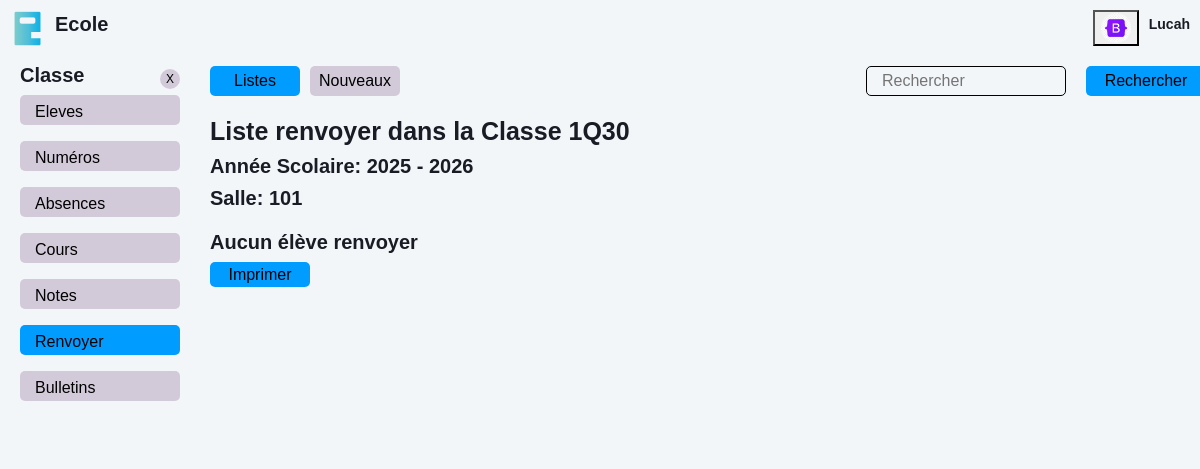
Screenshot of /classes/renvoyer.php?id=4 (signed in) with the database file from the repository.
### tables this page shows
CREATE TABLE `responsable` (
  `responsable_id` int(10) NOT NULL AUTO_INCREMENT,
  `nom_responsable` varchar(100) NOT NULL,
  `prenom_responsable` varchar(100) NOT NULL,
  `username` varchar(100) NOT NULL,
  `password` varchar(100) DEFAULT NULL,
  `compte` varchar(100) NOT NULL,
  `image` varchar(100) DEFAULT NULL,
  PRIMARY KEY (`responsable_id`),
  UNIQUE KEY `username` (`username`)
);

CREATE TABLE `classes` (
  `classe_id` int(10) NOT NULL AUTO_INCREMENT,
  `nom_classe` varchar(100) NOT NULL,
  `niveau` varchar(50) DEFAULT NULL,
  `annee_debut` year(4) DEFAULT NULL,
  `annee_fin` year(4) DEFAULT NULL,
  `salle` varchar(50) DEFAULT NULL,
  PRIMARY KEY (`classe_id`)
);

### classes/renvoyer.php (the view, shortened to what this page needs)
<?php
    require "../back/database.php";
    $id_classe = isset($_GET['id']) ? (int) $_GET['id'] : 0;
    $sql_compte = "SELECT image FROM responsable WHERE responsable_id = ?";
    $stmt_compte = $pdo->prepare($sql_compte);
    $stmt_compte->execute([$_SESSION['responsable_id']]);
    $comptes = $stmt_compte->fetchAll();
    $sql_classes = "SELECT * FROM classes WHERE classe_id = ? ";
    $stmt_classes = $pdo->prepare($sql_classes);
    $stmt_classes->execute([$id_classe]);
    $classes = $stmt_classes->fetchAll();
    $sql_eleves = "SELECT eleve_id, numero, nom_eleve, prenom_eleve, sexe_eleve FROM eleves WHERE classe_id = ? AND status = 'renvoyer' ORDER BY eleve_id ASC";
    $stmt_eleves = $pdo->prepare($sql_eleves);
    $stmt_eleves->execute([$id_classe]);
    $eleves = $stmt_eleves->fetchAll();
?>
<!DOCTYPE html>
<html lang="en">
<head>
    <link href="../assets/css/bootstrap.min.css" rel="stylesheet">
    <link href="../assets/css/style.css" rel="stylesheet">
</head>
    <body>
        <nav class="navbar navbar-expand sticky-top" style="display: flex; justify-content: space-between; margin: 0; padding: 10px">
            <a  href="./home.php" class="text-primary" style="display: flex; gap: 10px; align-items: center">
                <img src="../assets/img/logo-ecole.png" alt="logo" style="width: 35px">
                <h3 style="font-size: 20px">Ecole</h3>
            </a>
            <div class="menu">
            <?php foreach ( $comptes as $compte ): ?>
                <button class="btn-menu" id="menu">
                    <?php if (!empty($compte['image'])): ?>
                        <img src="../assets/img/<?= $compte['image'] ?>" alt="Image" width="25">
                    <?php else: ?>
                        M
                    <?php endif; ?>
                </button>
            <?php endforeach; ?>
            <div class="menu-name">
                <h4><?= $_SESSION['username'] ?></h4>
            </div>
            </div>
        </nav>
        <div class="container-xxl position-relative d-flex p-0" style="margin-top: 100px;">
            <div class="sidebar" style="width: 200px; padding: 0 20px;">
                <nav class="navbar bg-light">
                    <div class="navbar-nav w-100" style="margin-top: 25px">
                        <div class="nav-top">
                        <div class="nav-l">
                            <h3>Classe</h3>
                        </div>
                        <div class="nav-r">
                            <a class="df-jc-ac" href="./">X</a>
                        </div>
                        </div>
                        <ul>
                        <li>
                            <a href="./eleves.php?id=<?php echo $id_classe ?>" class="nav-link">Eleves</a>
                        </li>
                        <?php if ($_SESSION['compte'] == "Surveillant"):  ?>
                            <li>
                                <a href="./numbers.php?id=<?php echo $id_classe ?>" class="nav-link">Numéros</a>
                            </li>
                        <?php endif; ?>
                        <li>
                            <a href="./absences.php?id=<?php echo $id_classe ?>" class="nav-link">Absences</a>
                        </li>
                        <li>
                            <a href="./cours.php?id=<?php echo $id_classe ?>" class="nav-link">Cours</a>
                        </li>
                        <li>
                            <a href="./notes.html" class="nav-link">Notes</a>
                        </li>
                        <li>
                            <a href="./renvoyer.php?id=<?php echo $id_classe ?>" class="nav-link active">Renvoyer</a>
                        </li>
                        <li><a href="index.php" class="nav-link">Bulletins</a></li>
                        </ul>
                    </div>
                </nav>
            </div>
            <div class="col-right">
                <?php if (count($classes) > 0):  ?>
                    <?php if ($_SESSION['compte'] == "Surveillant"):  ?>
                        <div class="tp">
                            <div class="add notes">
                            <a href="./renvoyer.php?id=<?php echo $id_classe ?>" class="btn-add active">Listes</a>
                            <a href="./addrenvoyer.php?id=<?php echo $id_classe ?>" class="btn-add">Nouveaux</a>
                            </div>
                            <div class="search">
                            <form action="">
                                <input type="text" placeholder="Rechercher">
                                <button type="submit">Rechercher</button>
                            </form>
                            </div>
                        </div>
                    <?php endif; ?>
                    <?php if ($_SESSION['compte'] == "Surveillant"):  ?>
                        <div class="col-classe-l" style="margin-top: 20px;">
                            <?php foreach ( $classes as $classe ): ?>
                                <h1>Liste renvoyer dans la Classe <?php echo $classe['nom_classe'] ?></h1>
                                <h3>Année Scolaire: <?php echo $classe['annee_debut'] ?> - <?php echo $classe['annee_fin'] ?> </h3>
                                <h3>Salle: <?php echo $classe['salle'] ?></h3>
                            <?php endforeach; ?>
                        </div>
                    <?php endif; ?>
                <div class="bd">
                    <?php if (count($eleves) > 0):  ?>
                        <table class="table table-hover">
                            <thead>
                                <tr>
                                    <th class="col">#</th>
                                    <th class="col">Matricule</th>
                                    <th class="col">Nom & Prénom</th>
                                    <th class="col">Sexe</th>
                                </tr>
                            </thead>
                            <tbody>
                                <?php foreach ( $eleves as $eleve ): ?>
                                    <tr>
                                        <th scope="row">
                                            <?php echo $eleve['numero'] ?>
                                        </th>
                                        <td>
                                            <?php echo $eleve['eleve_id'] ?>
                                        </td>
                                        <td>
                                            <?php echo $eleve['nom_eleve'] ?>
                                            <?php echo $eleve['prenom_eleve'] ?>
                                        </td>
                                        <td>
                                            <?php echo $eleve['sexe_eleve'] ?>
                                        </td>
                                    </tr>
                                <?php endforeach; ?>
                            </tbody>
                        </table>
                    <?php else: ?>
                        <h5>Aucun élève renvoyer</h5>
                    <?php endif; ?>
                </div>
                            <div class="bt">
                    <a href="./printclasse.php?id=<?php echo $id_classe ?>" class="btn btn-print">Imprimer</a>
                </div>
            <?php else: ?>
                <h5>Aucun classe trouvé</h5>
            <?php endif; ?>
            </div>
        </div>
    </body>
</html>

### assets/css/style.css (style rules this page uses)
:root { --primary: #009CFF; --light: #F3F6F9; --dark: #191C24; }
.df-jc-ac { display: flex; justify-content: center; align-items: center; }
.tp a.btn-add { display: flex; justify-content: center; align-items: center; width: 120px; height: 30px; background: #009CFF; border: none; border-radius: 5px; color: #000; text-decoration: none; }
.btn { transition: .5s; }
.sidebar { position: fixed; top: 30px; left: 0; bottom: 0; width: 200px; height: 100vh; overflow-y: auto; transition: 0.5s; z-index: 999; padding: 0 20px; }
@media (min-width: 992px) { .sidebar { margin-left: 0; } }
.navbar .nav-top { display: flex; justify-content: space-between; align-items: center; }
.navbar .nav-top .nav-l h3 { font-size: 20px; font-weight: bold; }
.navbar .nav-top .nav-r a { width: 20px; height: 20px; background: #d3cad9; border-radius: 50%; color: #000; text-decoration: none; font-size: 12px; }
.navbar.navbar-expand .menu { display: flex; align-items: center; gap: 10px; }
.navbar.navbar-expand .menu button.btn-menu img { width: 30px; height: 30px; border-radius: 50%; }
.navbar.navbar-expand .menu .menu-name { height: 25px; display: flex; }
.navbar.navbar-expand .menu .menu-name h4 { font-size: 14px; }
.sidebar .navbar-nav ul { list-style: none; padding-left: 0; }
.sidebar .navbar-nav .nav-link { height: 30px; padding: 5px 15px; color: #000; font-weight: 500; outline: none; background: #d3cad9; margin-bottom: 1rem; border-radius: 5px; }
.sidebar .navbar-nav .nav-link:hover, .sidebar .navbar-nav .nav-link.active { background: #009CFF; }
.col-right { position: relative; width: 83%; top: -90px; left: 210px; }
.tp { display: flex; justify-content: space-between; }
.tp .search form { display: flex; gap: 20px; }
.tp .search form input { width: 200px; height: 30px; background: none; border: 1px solid #000; padding: 5px 15px; border-radius: 5px; outline: none; }
.tp .search form button { width: 120px; height: 30px; background: #009CFF; border-radius: 5px; border: 0; }
.bd { margin-top: 20px; }
.col-classe-l h1 { font-size: 25px; }
.col-classe-l h3 { font-size: 20px; }
.bd table tbody tr td a.detail, .bt a.btn-print { width: 80px; height: 25px; position: absolute; right: 0; background: #009CFF; color: #000; text-decoration: none; display: flex; justify-content: center; align-items: center; }
.bt a.btn-print, .bt button.btn-print { position: relative; width: 100px; }
.notes { display: flex; gap: 10px; }
.notes a.btn-add { background: #d3cad9; width: auto; min-width: 90px; transition: 1s ease-in-out; }
.notes a.btn-add.active { background: #009CFF; }

### rows the page displays
responsable: image (picture)
classes: nom_classe "1Q30", annee_debut "2025", annee_fin "2026", salle "101"

### other values shown
$_SESSION['username'] "Lucah"
